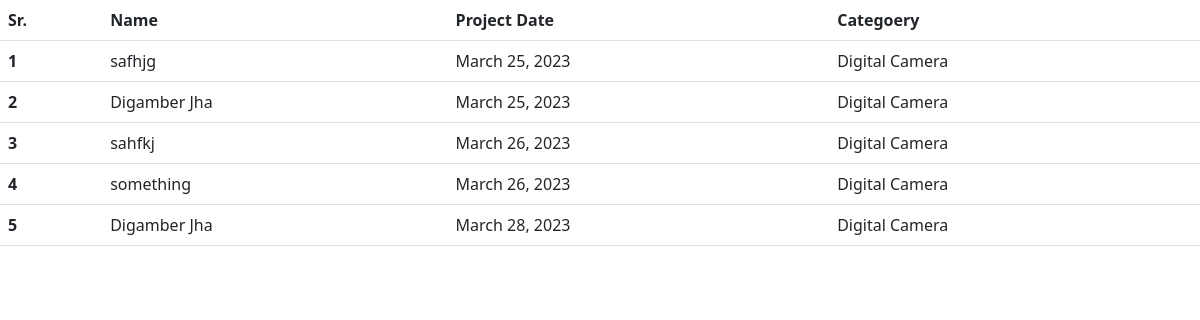
Screenshot of /Project/ShowProjectData/ with the database file from the repository.
### Project/models.py (models this page shows)
class ProjectModel(models.Model):
    name = models.CharField(max_length=100)
    projectdate = models.DateField(auto_now_add=True)
    cat = models.ForeignKey(ProjectCategoryModel, on_delete=models.CASCADE)
    desc = models.TextField(default="")
    img = models.ImageField(blank=True, null=True)
    finishdatetime = models.DateTimeField()
    payment = models.IntegerField()
    paymentReceived = models.FloatField()
    def __str__(self):
        return self.name

class ProjectCategoryModel(models.Model):
    name = models.CharField(max_length=100)
    subcat = models.CharField(max_length=100)
    img = models.ImageField(blank=True, null=True)
    def __str__(self):
        return self.name

### Project/views.py (the view)
# urls.py: path('ShowProjectData/', views.ShowprojectData, name="show_project_data"),
def ShowprojectData(request):
    data = ProjectModel.objects.all()
    print("Data: ", data)
    context = {'data': data}
    return render(request, 'Project/showProjectData.html', context)

### Project/templates/Project/showProjectData.html (shortened to what this page needs)
<!DOCTYPE html>
<html lang="en">
<head>
    <link href="https://cdn.jsdelivr.net/npm/bootstrap@5.3.0-alpha2/dist/css/bootstrap.min.css" rel="stylesheet">
</head>
<body>
    <table class="table">
        <thead>
          <tr>
            <th scope="col">Sr.</th>
            <th scope="col">Name</th>
            <th scope="col">Project Date</th>
            <th scope="col">Categoery</th>
          </tr>
        </thead>
        <tbody>
            {% for i in data %}
          <tr>
            <th scope="row">{{forloop.counter}}</th>
            <td>{{i.name}}</td>
            <td>{{i.projectdate}}</td>
            <td>{{i.cat}}</td>
          </tr>
        {% endfor %}
        </tbody>
      </table>
</body>
</html>

### rows the page displays
ProjectModel: name "safhjg", projectdate "March 25, 2023", cat "Digital Camera"
ProjectModel: name "Digamber Jha", projectdate "March 25, 2023", cat "Digital Camera"
ProjectModel: name "sahfkj", projectdate "March 26, 2023", cat "Digital Camera"
ProjectModel: name "something", projectdate "March 26, 2023", cat "Digital Camera"
ProjectModel: name "Digamber Jha", projectdate "March 28, 2023", cat "Digital Camera"
